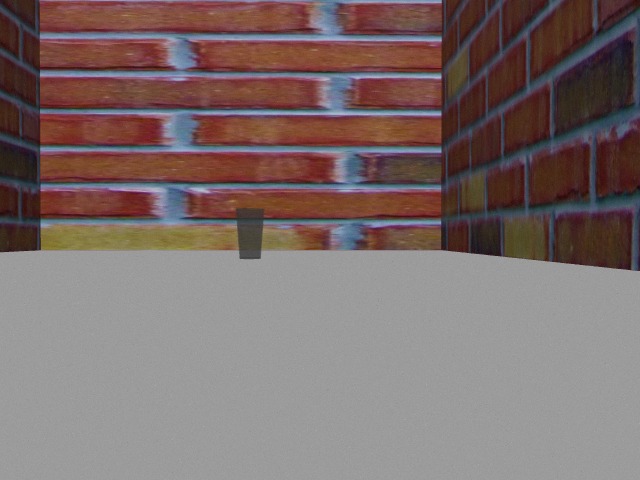
#> input picture practice_ws/images/ash_cup10.png, 640 x 480 px
$ python far_cup.py
#> lines starting #> are read from the running program, lines starting #| are printed output that depends on the picture; after the words box and inside, x2 and y2 are one past the last pixel; in counts of white or black regions, pixels touching at a corner belong together
import cv2
import numpy as np

def inRangeWrap(hsv, lower, upper):
    if lower[0] <= upper[0]:
        return cv2.inRange(hsv, lower, upper)
    else:
        lower1 = np.array([0, lower[1], lower[2]])
        upper1 = np.array([upper[0], upper[1], upper[2]])
        lower2 = lower
        upper2 = np.array([179, upper[1], upper[2]])
        return cv2.bitwise_or(cv2.inRange(hsv, lower1, upper1),cv2.inRange(hsv, lower2, upper2))

# 1. 画像読み込み
img = cv2.imread("ash_cup10.png")
#> img is the input picture: shape (480, 640, 3); mean B, G, R 107.8, 109.1, 124.6
if img is None:
    print("画像が見つかりません")
    exit()

draw_img = img.copy()
hsv_img = cv2.cvtColor(draw_img, cv2.COLOR_BGR2HSV)
#> hsv_img: shape (480, 640, 3); mean H, S, V 34.2, 62, 128.2

# 2. 色の範囲設定（床対策）
# 床が「明るい灰色」なので、V(明度)の上限を少し厳しく(低く)して床を消します。
# もし床が白く残ってしまう場合は、Vの130を 100 くらいまで下げてください。
lower = np.array([0, 0, 0])
upper = np.array([180, 60, 130]) # Vを150->130に下げて、明るい床を除外

mask = inRangeWrap(hsv_img, lower, upper)
#> in inRangeWrap, `return cv2.inRange(hsv, lower, upper)`:
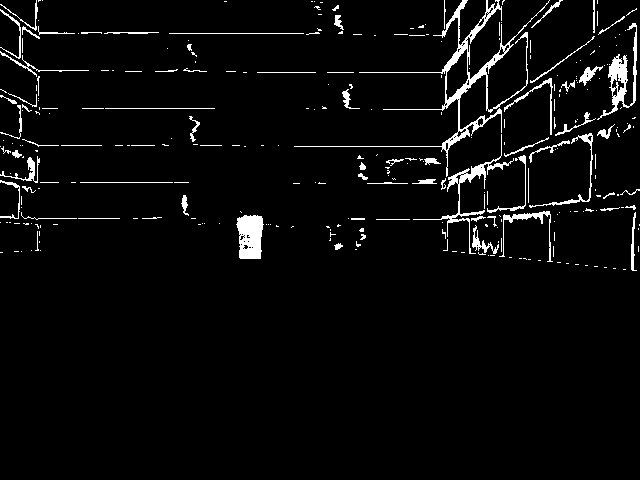
#> returned value: shape (480, 640); 3.9% white; 299 white regions (221 under 20 px), largest, box (x1, y1, x2, y2) and area: (294, 0, 550, 177) 2546, (236, 215, 264, 259) 963, (597, 23, 637, 120) 921

# 3. モルフォロジー変換（サイズ調整）
# コップが遠くて小さいので、カーネルサイズを小さくします (15 -> 5)
kernel = np.ones((2, 2), np.uint8)

# ノイズ除去
mask = cv2.morphologyEx(mask, cv2.MORPH_OPEN, kernel)
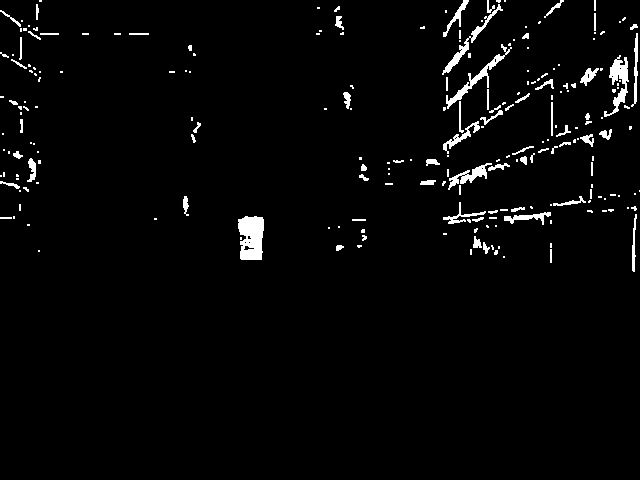
#> mask: shape (480, 640); 2.7% white; 226 white regions (149 under 20 px), largest, box (x1, y1, x2, y2) and area: (238, 216, 264, 260) 936, (604, 55, 629, 117) 575, (446, 44, 512, 109) 530
mask = cv2.morphologyEx(mask, cv2.MORPH_CLOSE, kernel)
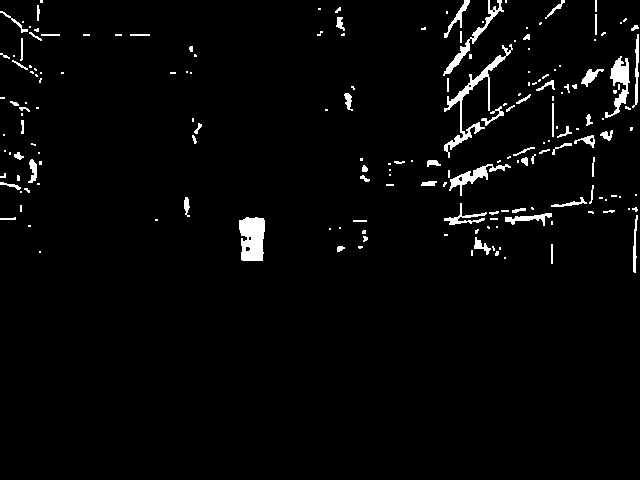
#> mask: shape (480, 640); 2.8% white; 184 white regions (113 under 20 px)

# 4. 「一番大きい塊」だけを残す処理
# (背景のレンガなどが細かく反応しても、コップより小さければ消えます)
contours, _ = cv2.findContours(mask, cv2.RETR_EXTERNAL, cv2.CHAIN_APPROX_SIMPLE)
#> contours = 184 contours, 139 with area under 20; largest, box (x1, y1, x2, y2) and area: (239, 217, 265, 261) 906, (444, 44, 513, 158) 710, (605, 56, 630, 118) 498, (443, 0, 504, 76) 412, (449, 164, 511, 196) 394

if len(contours) > 0:
    # 面積が一番大きい輪郭を見つける
    max_cnt = max(contours, key=cv2.contourArea)
#> max_cnt = contour of 46 points, box (x1, y1, x2, y2) (239, 217, 265, 261), area 906

    # 新しい真っ黒なマスクを用意
    mask_final = np.zeros_like(mask)

    # 一番大きい輪郭だけを白く描く
    cv2.drawContours(mask_final, [max_cnt], -1, 255, -1)
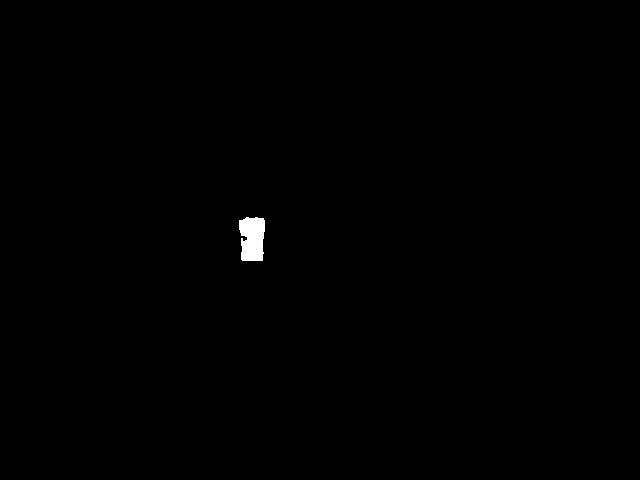
#> mask_final: shape (480, 640); 0.32% white; 1 white region, box (x1, y1, x2, y2) and area: (239, 217, 265, 261) 977

    # マスクを更新
    mask = mask_final

# 結果確認
result = cv2.bitwise_and(draw_img, draw_img, mask=mask)

cv2.imshow("Original", draw_img)
cv2.imshow("Mask", mask)
cv2.imshow("Result", result)

cv2.waitKey(0)
cv2.destroyAllWindows()

$ run again, with practice_ws/images/ash_cup1.png copied over practice_ws/images/ash_cup10.png
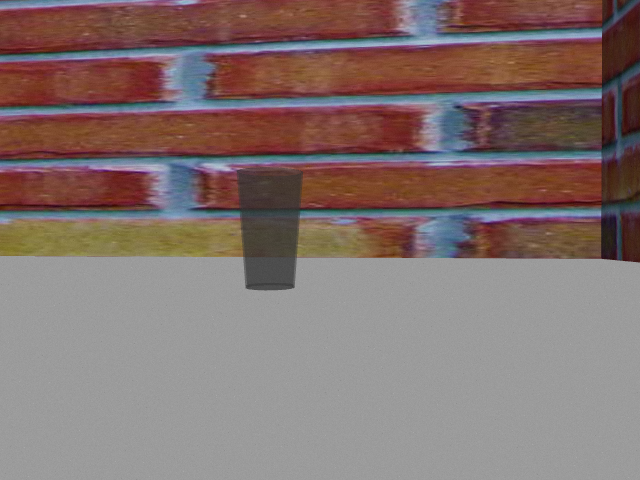
#> input picture practice_ws/images/ash_cup1.png, 640 x 480 px
#> img is the input picture: shape (480, 640, 3); mean B, G, R 111.4, 113.8, 131.4
#> hsv_img: shape (480, 640, 3); mean H, S, V 31.8, 65.4, 135.8
#> in inRangeWrap, `return cv2.inRange(hsv, lower, upper)`:
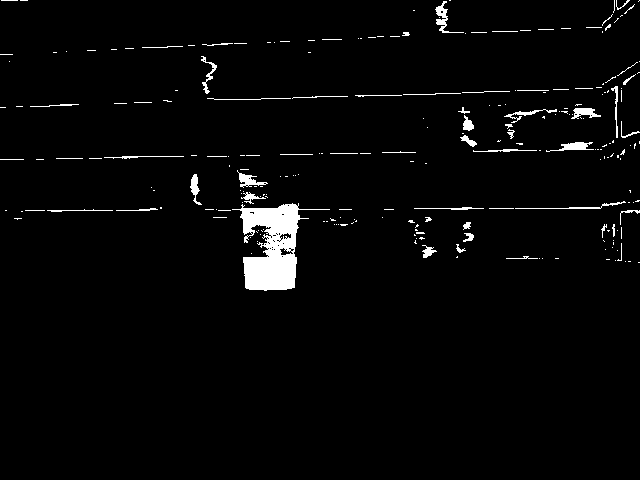
#> returned value: shape (480, 640); 2.7% white; 238 white regions (183 under 20 px), largest, box (x1, y1, x2, y2) and area: (232, 203, 330, 291) 3760, (435, 1, 464, 33) 230, (546, 142, 594, 152) 214
#> contours = 77 contours, 56 with area under 20; largest, box (x1, y1, x2, y2) and area: (242, 206, 302, 293) 3575, (438, 3, 451, 35) 178, (561, 144, 590, 153) 146, (574, 110, 603, 121) 140, (241, 175, 266, 189) 136
#> max_cnt = contour of 126 points, box (x1, y1, x2, y2) (242, 206, 302, 293), area 3575
#> `cv2.drawContours(mask_final, [max_cnt], -1, 255, -1)`:
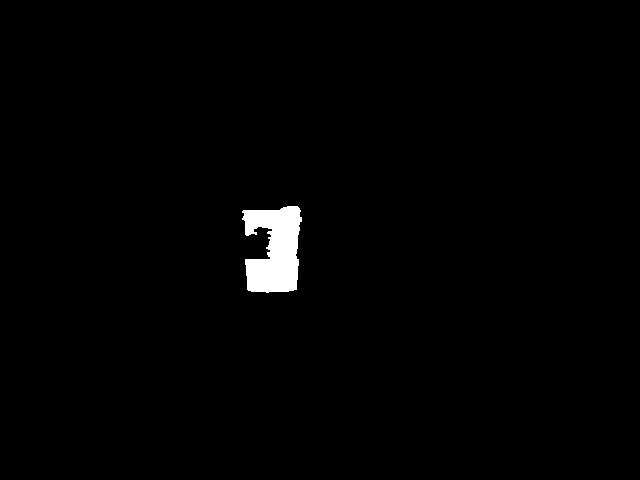
#> mask_final: shape (480, 640); 1.2% white; 1 white region, box (x1, y1, x2, y2) and area: (242, 206, 302, 293) 3751

$ run again, with practice_ws/images/ash_cup11.png copied over practice_ws/images/ash_cup10.png
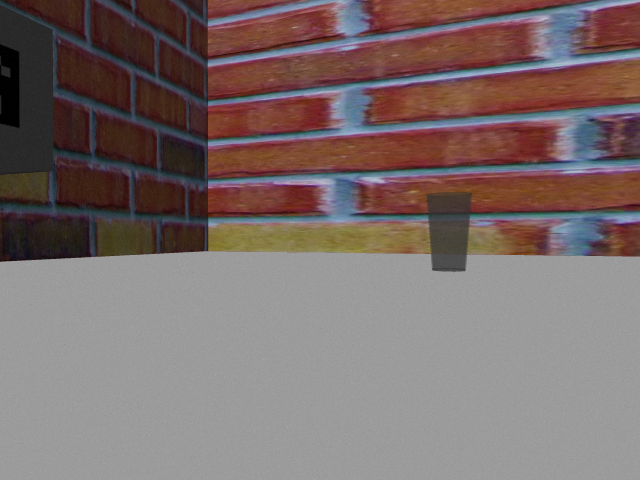
#> input picture practice_ws/images/ash_cup11.png, 640 x 480 px
#> img is the input picture: shape (480, 640, 3); mean B, G, R 107.5, 108.8, 123.5
#> hsv_img: shape (480, 640, 3); mean H, S, V 32.2, 60.2, 127.3
#> in inRangeWrap, `return cv2.inRange(hsv, lower, upper)`:
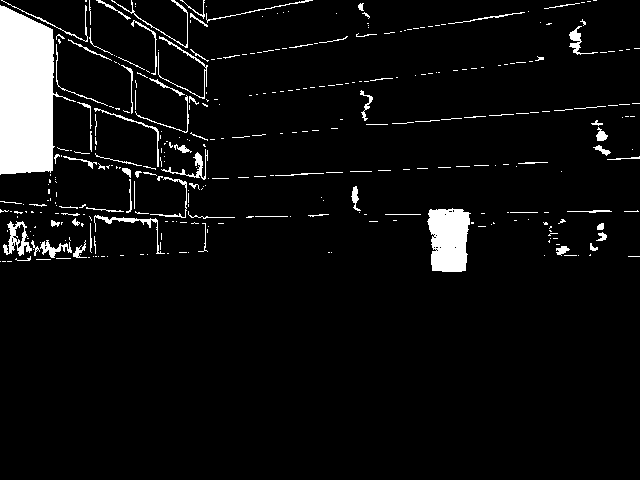
#> returned value: shape (480, 640); 5.9% white; 353 white regions (262 under 20 px), largest, box (x1, y1, x2, y2) and area: (0, 5, 76, 175) 8336, (427, 208, 471, 272) 2263, (3, 221, 32, 256) 423
#> contours = 195 contours, 165 with area under 20; largest, box (x1, y1, x2, y2) and area: (0, 7, 61, 177) 8444, (430, 211, 476, 274) 2158, (5, 224, 34, 258) 312, (98, 217, 160, 230) 154, (571, 28, 583, 56) 152
#> max_cnt = contour of 100 points, box (x1, y1, x2, y2) (0, 7, 61, 177), area 8444
#> mask_final: shape (480, 640); 2.8% white; 1 white region, box (x1, y1, x2, y2) and area: (0, 7, 61, 177) 8665
#> `result = cv2.bitwise_and(draw_img, draw_img, mask=mask)`:
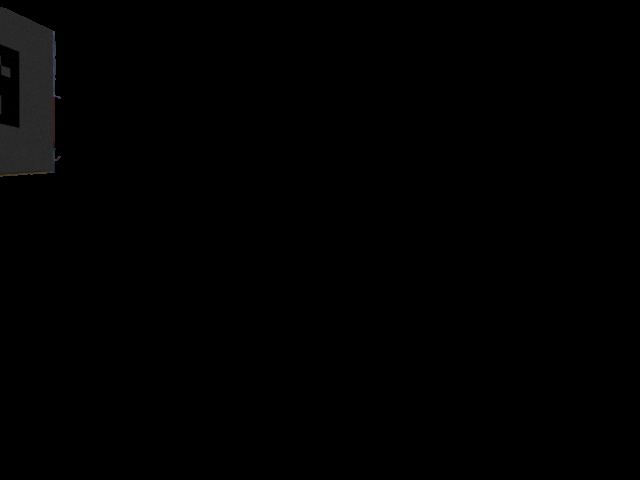
#> result: shape (480, 640, 3); mean B, G, R 1, 1, 1

$ run again, with practice_ws/images/ash_cup12.png copied over practice_ws/images/ash_cup10.png
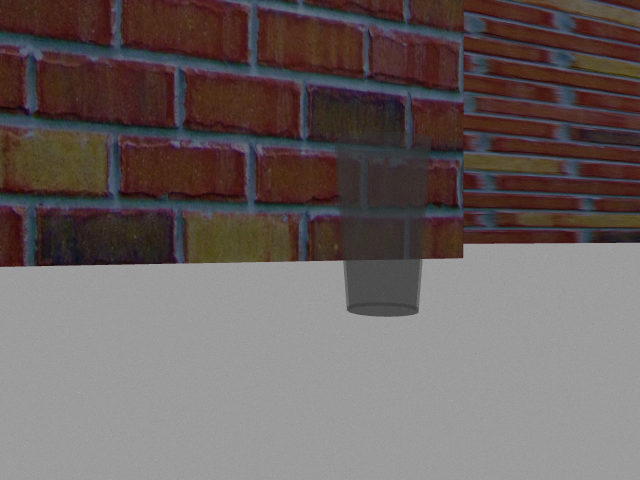
#> input picture practice_ws/images/ash_cup12.png, 640 x 480 px
#> img is the input picture: shape (480, 640, 3); mean B, G, R 95.6, 96.7, 106.7
#> hsv_img: shape (480, 640, 3); mean H, S, V 34, 61.3, 109.3
#> in inRangeWrap, `return cv2.inRange(hsv, lower, upper)`:
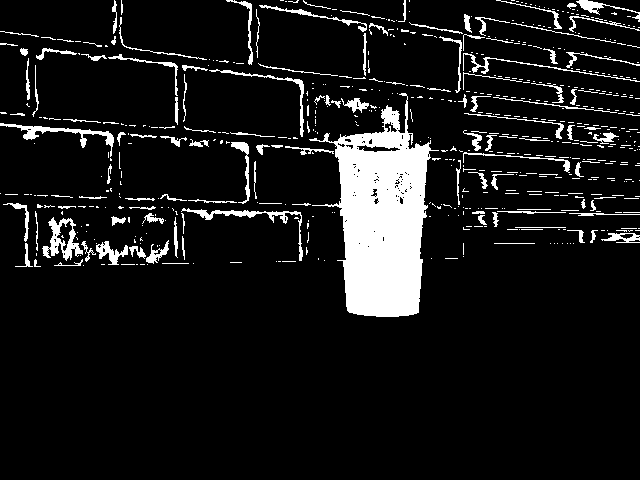
#> returned value: shape (480, 640); 9.7% white; 602 white regions (475 under 20 px), largest, box (x1, y1, x2, y2) and area: (309, 93, 439, 317) 14863, (42, 217, 83, 261) 706, (0, 123, 114, 157) 665
#> contours = 318 contours, 243 with area under 20; largest, box (x1, y1, x2, y2) and area: (327, 103, 433, 319) 14698, (51, 220, 85, 262) 519, (0, 125, 116, 150) 502, (98, 243, 171, 267) 478, (184, 210, 264, 222) 272
#> max_cnt = contour of 250 points, box (x1, y1, x2, y2) (327, 103, 433, 319), area 14698
#> mask_final: shape (480, 640); 4.9% white; 1 white region, box (x1, y1, x2, y2) and area: (327, 103, 433, 319) 15056
#> `result = cv2.bitwise_and(draw_img, draw_img, mask=mask)`:
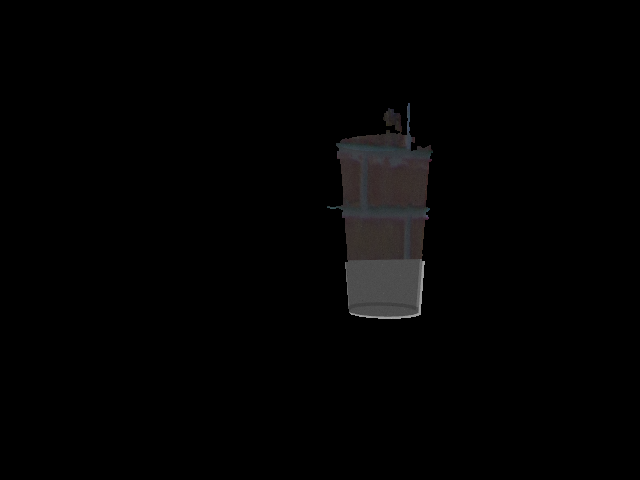
#> result: shape (480, 640, 3); mean B, G, R 2.9, 2.9, 3.1
